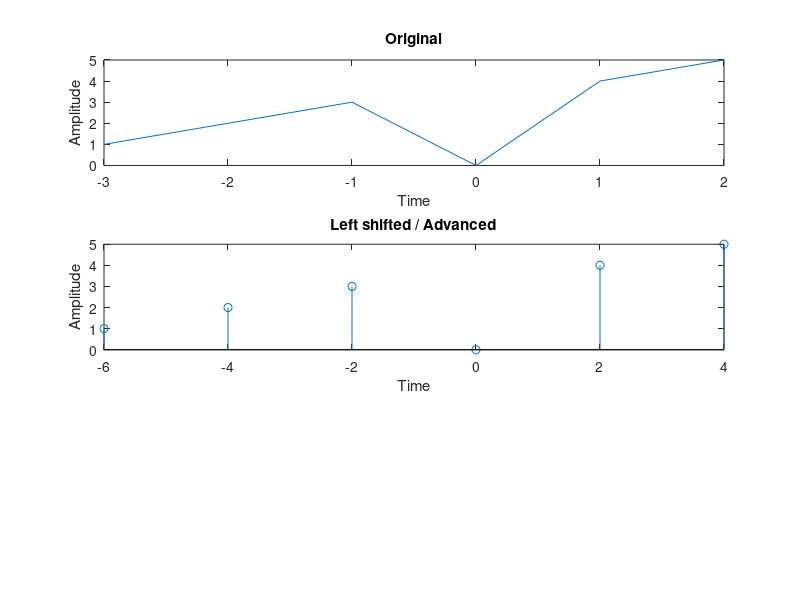

Reproduce this figure in MATLAB.

n1=-3:2;
x1=[1 2 3 0 4 5];
subplot(3,1,1)
plot(n1,x1);
xlabel('Time')
ylabel('Amplitude')
title('Original')



subplot(3,1,2)
stem(2*n1,x1);
xlabel('Time')
ylabel('Amplitude')
title('Left shifted / Advanced')






